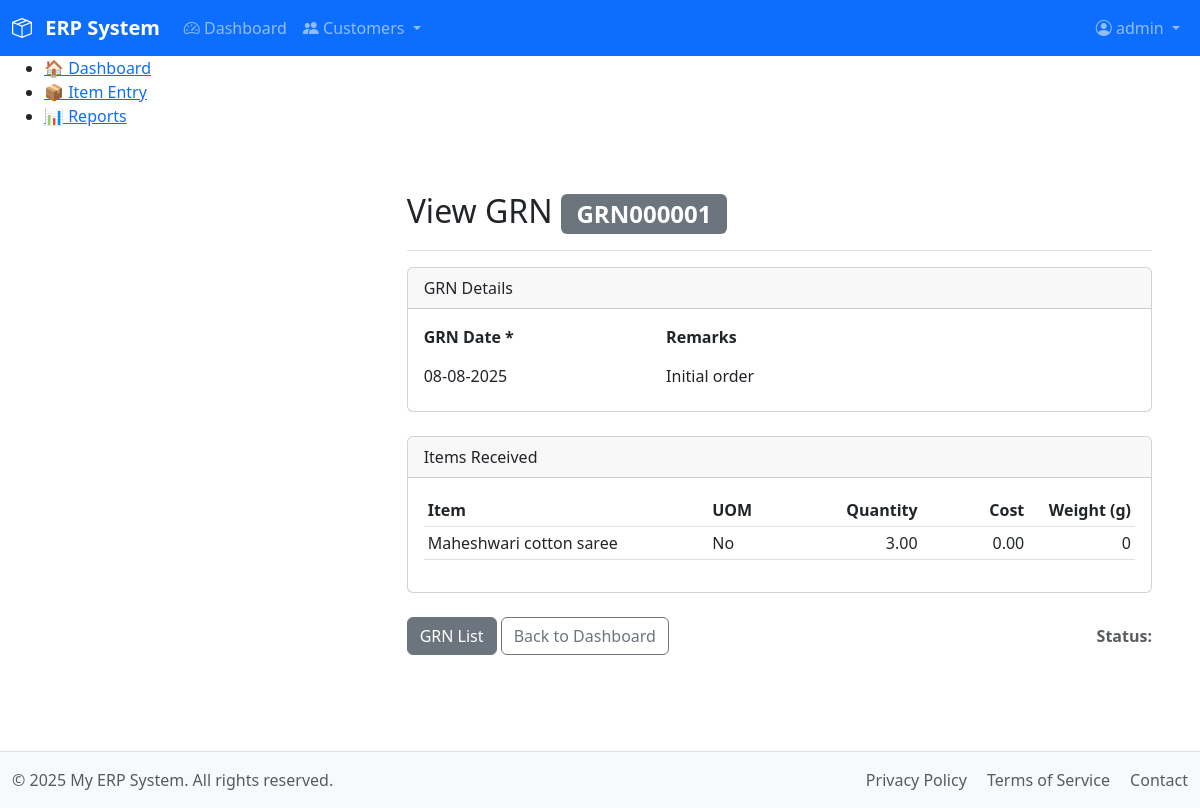
The app's page /Site/modules/purchase/entry_grn.php?grn_id=GRN000001 (signed in) with its own data.
### tables this page shows
CREATE TABLE `grn` (
  `grn_id` varchar(10) NOT NULL,
  `grn_date` date NOT NULL,
  `remarks` text DEFAULT NULL,
  `created_at` timestamp NOT NULL DEFAULT current_timestamp(),
  `created_by` int(11) DEFAULT NULL,
  `created_by_name` varchar(50) DEFAULT NULL,
  PRIMARY KEY (`grn_id`)
);

CREATE TABLE `grn_items` (
  `grn_item_id` int(11) NOT NULL AUTO_INCREMENT,
  `grn_id` varchar(10) NOT NULL,
  `item_id` varchar(10) NOT NULL,
  `uom` enum('No','Set','Pair') NOT NULL,
  `quantity` int(11) NOT NULL DEFAULT 0,
  `cost` decimal(10,2) NOT NULL DEFAULT 0.00,
  `weight` int(11) NOT NULL DEFAULT 0,
  PRIMARY KEY (`grn_item_id`),
  KEY `grn_id` (`grn_id`),
  KEY `item_id` (`item_id`),
  CONSTRAINT `fk_grn_header` FOREIGN KEY (`grn_id`) REFERENCES `grn` (`grn_id`) ON DELETE CASCADE ON UPDATE CASCADE,
  CONSTRAINT `fk_grn_item` FOREIGN KEY (`item_id`) REFERENCES `items` (`item_id`) ON DELETE CASCADE ON UPDATE CASCADE
);

CREATE TABLE `items` (
  `item_id` varchar(10) NOT NULL,
  `category_sub_id` varchar(10) NOT NULL,
  `name` varchar(150) NOT NULL,
  `uom` varchar(20) NOT NULL DEFAULT 'No',
  `description` text DEFAULT NULL,
  `created_at` timestamp NOT NULL DEFAULT current_timestamp(),
  `created_by` int(11) DEFAULT NULL,
  `created_by_name` varchar(50) DEFAULT NULL,
  `updated_at` timestamp NULL DEFAULT NULL ON UPDATE current_timestamp(),
  `updated_by` int(11) DEFAULT NULL,
  `updated_by_name` varchar(50) DEFAULT NULL,
  PRIMARY KEY (`item_id`),
  UNIQUE KEY `name` (`name`),
  KEY `category_sub_id` (`category_sub_id`),
  CONSTRAINT `fk_category_sub` FOREIGN KEY (`category_sub_id`) REFERENCES `categories_sub` (`category_sub_id`) ON DELETE CASCADE ON UPDATE CASCADE
);

### Site/includes/functions.php (called while the page is built, shortened)
<?php
function get_grn_details($grn_id) {
    $db = db();
    $stmt_grn = $db->prepare("SELECT * FROM grn WHERE grn_id = ?");
    $stmt_grn->bind_param("s", $grn_id);
    $stmt_grn->execute();
    $grn = $stmt_grn->get_result()->fetch_assoc();
    $stmt_items = $db->prepare("
        SELECT gi.*, i.name as item_name
        FROM grn_items gi
        JOIN items i ON gi.item_id = i.item_id
        WHERE gi.grn_id = ?
    ");
    $stmt_items->bind_param("s", $grn_id);
    $stmt_items->execute();
    $grn['items'] = $stmt_items->get_result()->fetch_all(MYSQLI_ASSOC);
    return $grn;
}

### Site/modules/purchase/entry_grn.php (the view, shortened to what this page needs)
<?php
require_once __DIR__ . '/../../includes/functions.php';
$csrf_token = $_SESSION['csrf_token'];
$is_view_mode = false;
$grn = null;
if (isset($_GET['grn_id'])) {
    $grn_id_to_load = trim($_GET['grn_id']);
    $grn = get_grn_details($grn_id_to_load);
    if ($grn) {
        $is_view_mode = true;
    } else {
        $_SESSION['error_message'] = "GRN #$grn_id_to_load not found.";
        header("Location: /modules/purchase/list_grns.php");
        exit;
    }
}
require_once __DIR__ . '/../../includes/header.php';
?>
<div class="container-fluid">
    <div class="row">
        <?php require_once __DIR__ . '/../../includes/sidebar.php'; ?>
        <main class="col-md-9 ms-sm-auto col-lg-10 px-md-4">
            <div class="d-flex justify-content-between flex-wrap flex-md-nowrap align-items-center pt-3 pb-2 mb-3 border-bottom">
                <h2><?= $is_view_mode ? 'View GRN <span class="badge bg-secondary">' . htmlspecialchars($grn['grn_id']) . '</span>' : 'New Goods Received Note (GRN)' ?></h2>
            </div>
            <form method="POST" class="needs-validation" novalidate id="grnForm">
                <div class="card">
                    <div class="card-header">GRN Details</div>
                    <div class="card-body">
                        <div class="row g-3">
                            <div class="col-md-4">
                                <label class="form-label fw-bold">GRN Date *</label>
                                <?php if ($is_view_mode): ?>
                                    <p class="form-control-plaintext"><?= htmlspecialchars(date("d-m-Y", strtotime($grn['grn_date']))) ?></p>
                                <?php else: ?>
                                    <input type="date" class="form-control" id="grn_date" name="grn_date" value="<?= date('Y-m-d') ?>" required>
                                <?php endif; ?>
                            </div>
                            <div class="col-md-8">
                                <label class="form-label fw-bold">Remarks</label>
                                <?php if ($is_view_mode): ?>
                                     <p class="form-control-plaintext"><?= htmlspecialchars($grn['remarks'] ?: 'N/A') ?></p>
                                <?php else: ?>
                                    <input type="text" class="form-control" id="remarks" name="remarks" placeholder="e.g., Supplier invoice number...">
                                <?php endif; ?>
                            </div>
                        </div>
                    </div>
                </div>
                <div class="card mt-4">
                    <div class="card-header d-flex justify-content-between align-items-center">
                        <span>Items Received</span>
                    </div>
                    <div class="card-body">
                        <div class="table-responsive">
                            <table class="table table-sm">
                                <thead>
                                    <tr>
                                        <th style="width: 40%;">Item</th>
                                        <th style="width: 15%;">UOM</th>
                                        <th class="text-end" style="width: 15%;">Quantity</th>
                                        <th class="text-end" style="width: 15%;">Cost</th>
                                        <th class="text-end" style="width: 15%;">Weight (g)</th>
                                    </tr>
                                </thead>
                                <tbody id="grnItemRows">
                                    <?php if ($is_view_mode && !empty($grn['items'])): ?>
                                        <?php foreach ($grn['items'] as $item): ?>
                                            <tr>
                                                <td><?= htmlspecialchars($item['item_name']) ?></td>
                                                <td><?= htmlspecialchars($item['uom']) ?></td>
                                                <td class="text-end"><?= htmlspecialchars(number_format($item['quantity'], 2)) ?></td>
                                                <td class="text-end"><?= htmlspecialchars(number_format($item['cost'], 2)) ?></td>
                                                <td class="text-end"><?= htmlspecialchars(number_format($item['weight'])) ?></td>
                                            </tr>
                                        <?php endforeach; ?>
                                    <?php endif; ?>
                                </tbody>
                            </table>
                        </div>
                    </div>
                </div>
                <div class="col-12 mt-4 d-flex justify-content-between align-items-center">
                    <div>
                        <a href="/modules/purchase/list_grns.php" class="btn btn-secondary">GRN List</a>
                        <a href="/index.php" class="btn btn-outline-secondary">Back to Dashboard</a>
                    </div>
                    <div>
                        <?php if ($is_view_mode && $grn['status'] === 'Posted'): ?>
                            <button type="button" class="btn btn-danger" id="cancelGrnBtn"
                                    data-grn-id="<?= htmlspecialchars($grn['grn_id']) ?>"
                                    data-csrf-token="<?= htmlspecialchars($csrf_token) ?>">
                                <i class="bi bi-x-circle"></i> Cancel GRN
                            </button>
                        <?php elseif ($is_view_mode): ?>
                            <p class="mb-0 text-muted fw-bold">Status: <span class="badge bg-warning text-dark"><?= htmlspecialchars($grn['status']) ?></span></p>
                        <?php endif; ?>
                    </div>
                </div>
            </form>
        </main>
    </div>
</div>
<?php require_once __DIR__ . '/../../includes/footer.php'; ?>

### Site/assets/css/main.css (style rules this page uses)
main { padding-top: 1rem; padding-bottom: 3rem; }

### records on screen
grn: grn_id "GRN000001", grn_date "08-08-2025", remarks "Initial order"
grn_items: item.name "Maheshwari cotton saree", uom "No", quantity "3.00", cost "0.00", weight "0"

### other values on screen
$_SESSION['username'] "admin"
